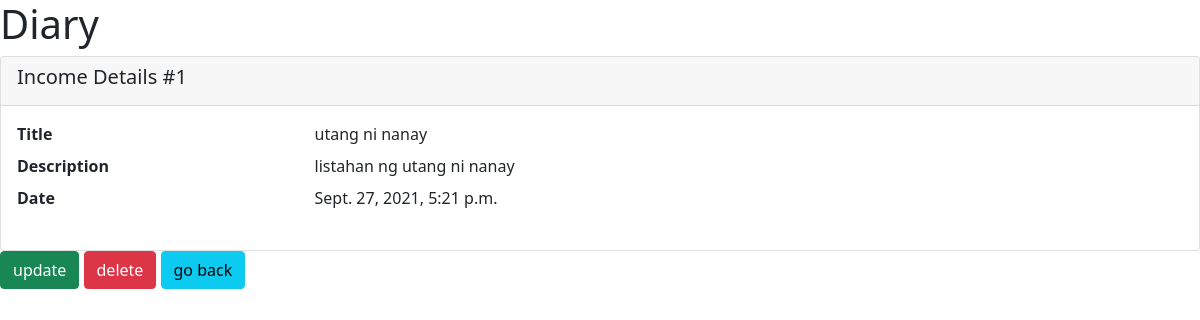
Before: /list/detail/1 (signed in) with the older database file.
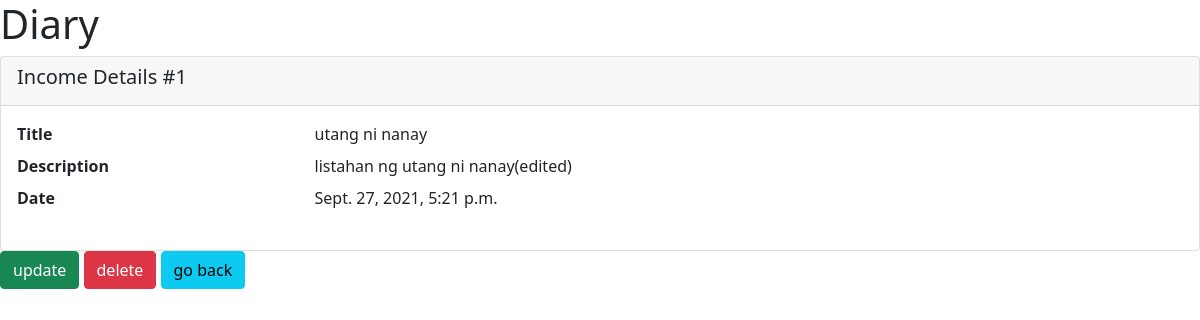
After: the same page with the newer database file.
### list/models.py (models this page shows, shortened)
class List(models.Model):
	title 				= models.CharField(max_length=32)
	description 		= models.TextField()
	timestamp			= models.DateTimeField(auto_now_add=True)
	user 				= models.ForeignKey(User, related_name='list', on_delete=models.CASCADE, null=True)

### list/views.py (the view)
# urls.py: path('detail/<int:pk>', views.ListDetailView.as_view(), name='list_detail'),
@method_decorator(login_required, name='dispatch')
class ListDetailView(DetailView):
	model = List
	template_name = 'list/detail.html'
	context_object_name = 'list'
	def get_object(self, queryset=None):
		obj = super(ListDetailView, self).get_object(queryset=queryset)
		if obj.user != self.request.user:
			raise Http404()
		return obj
	def get_queryset(self):
		queryset = super(ListDetailView, self).get_queryset()
		return queryset.filter(user=self.request.user)
	def get_context_data(self, **kwargs):
		context = super(ListDetailView, self).get_context_data(**kwargs)
		list_obj = context['list']
		delete_link = reverse_lazy('list_delete', kwargs={'pk':list_obj.pk})
		update_link = reverse_lazy('list_update', kwargs={'pk':list_obj.pk})
		context['delete_link'] = delete_link
		context['update_link'] = update_link
		context['go_back_link'] = reverse_lazy('lists_list')
		return context

### templates/list/detail.html
{% extends 'diary_base.html' %}
{% block content %}
	<div class="card">
	    <div class="card-header">
	        <h5 class="card-title">Income Details #{{list.id}}</h5>
	    </div>
	    <div class="card-body">
	    <dl class="row">
	      <dt class="col-sm-3">Title</dt>
	      <dd class="col-sm-9">{{ list.title}}</dd>
	      <dt class="col-sm-3">Description</dt>
	      <dd class="col-sm-9">{{ list.description}}</dd>
	      <dt class="col-sm-3">Date</dt>
	      <dd class="col-sm-9">{{ list.timestamp}}</dd>
	    </dl>
	    </div>
	</div>
	<a href="{{update_link}}" class="btn btn-success">update</a>
	<a href="{{delete_link}}" class="btn btn-danger">delete</a>
	<a href="{{go_back_link}}" class="btn btn-info">go back</a>
{% endblock %}

### templates/diary_base.html (shortened to what this page needs)
<!DOCTYPE html>
<html>
<head>
	<link href="https://cdn.jsdelivr.net/npm/bootstrap@5.1.1/dist/css/bootstrap.min.css" rel="stylesheet">
</head>
<body>
	<h1>Diary</h1>
	{% block content %}{% endblock %}
</body>
</html>

Changed rows visible on the page:
changed List "utang ni nanay": description "listahan ng utang ni nanay" → "listahan ng utang ni nanay(edited)"
